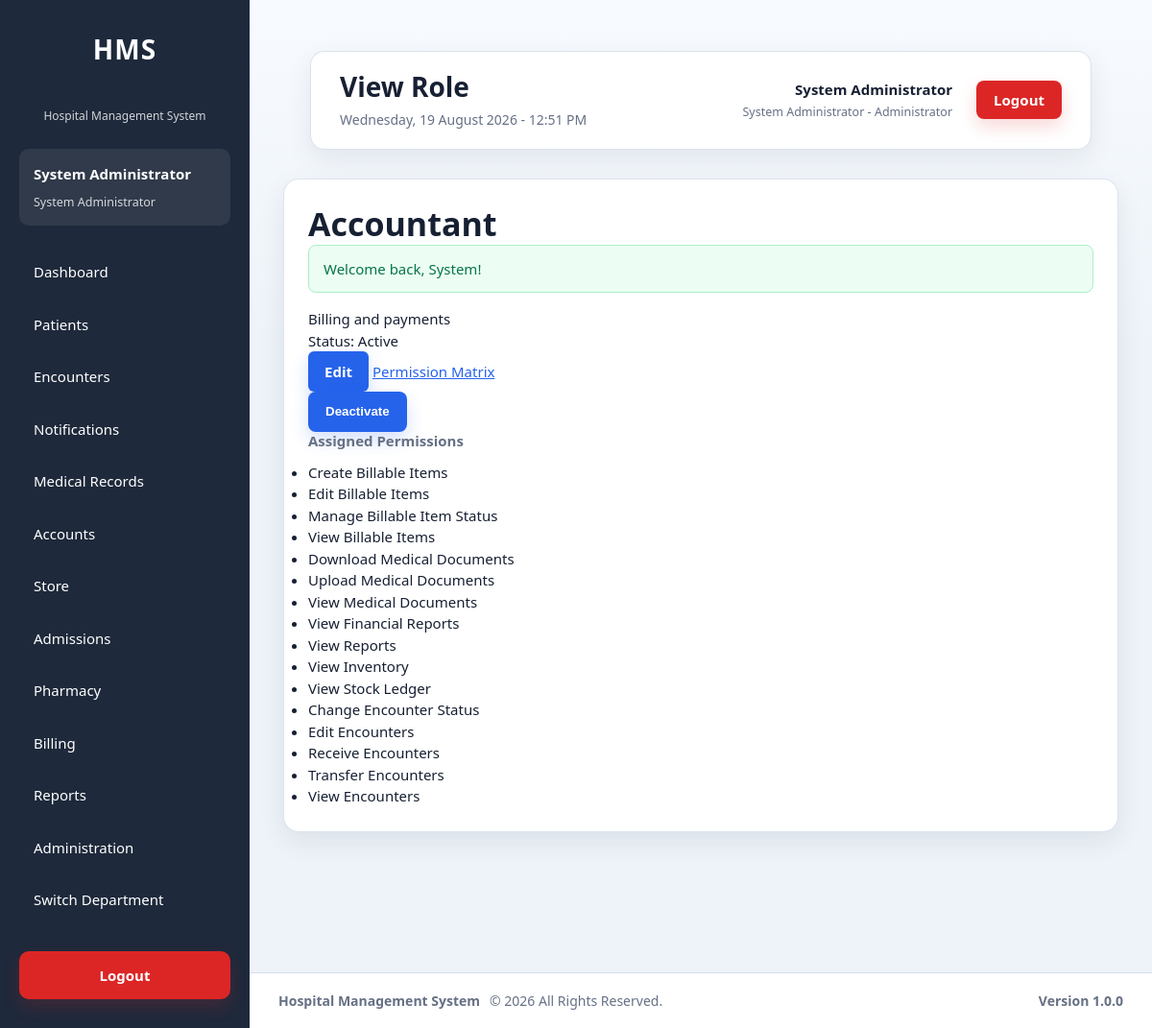
Page /modules/administration/roles/view.php?id=11 (signed in) on the committed database.
### tables this page shows
CREATE TABLE `roles` (
  `id` int(11) NOT NULL AUTO_INCREMENT,
  `role_name` varchar(100) NOT NULL,
  `description` text DEFAULT NULL,
  `is_active` tinyint(1) NOT NULL DEFAULT 1,
  `created_at` timestamp NOT NULL DEFAULT current_timestamp(),
  `updated_at` timestamp NULL DEFAULT NULL ON UPDATE current_timestamp(),
  PRIMARY KEY (`id`),
  UNIQUE KEY `uq_roles_name` (`role_name`),
  KEY `idx_roles_active` (`is_active`)
);

CREATE TABLE `permissions` (
  `id` int(11) NOT NULL AUTO_INCREMENT,
  `permission_key` varchar(100) NOT NULL,
  `permission_name` varchar(150) NOT NULL,
  `module` varchar(100) NOT NULL,
  `description` text DEFAULT NULL,
  `is_active` tinyint(1) NOT NULL DEFAULT 1,
  `created_at` timestamp NOT NULL DEFAULT current_timestamp(),
  `updated_at` timestamp NULL DEFAULT NULL ON UPDATE current_timestamp(),
  PRIMARY KEY (`id`),
  UNIQUE KEY `uq_permissions_key` (`permission_key`),
  KEY `idx_permissions_module` (`module`),
  KEY `idx_permissions_active` (`is_active`)
);

### modules/administration/partials/bootstrap.php (called while the page is built, shortened)
<?php
require_once __DIR__ . '/../../../config/auth.php';
require_once __DIR__ . '/../../../config/database.php';
require_once __DIR__ . '/../../../config/helpers.php';
require_once __DIR__ . '/../../../services/RoleService.php';
require_once __DIR__ . '/../../../services/PermissionService.php';
require_once __DIR__ . '/../../../services/UserDepartmentService.php';
$permissionService = new PermissionService($pdo);
$roleService = new RoleService($pdo);

### services/RoleService.php (called while the page is built, shortened)
<?php
class RoleService
{
    private PDO $pdo;
    public function __construct(PDO $pdo)
    {
        $this->pdo = $pdo;
    }
    public function getRole(int $roleId): ?array
    {
        $stmt = $this->pdo->prepare('
            SELECT id, role_name, description, is_active, created_at, updated_at
            FROM roles
            WHERE id = :id
            LIMIT 1
        ');
        $stmt->execute([':id' => $roleId]);
        $role = $stmt->fetch(PDO::FETCH_ASSOC);
        return $role ?: null;
    }
}

### config/helpers.php (called while the page is built, shortened)
<?php
function e($value): string
{
    return htmlspecialchars(
        (string)$value,
        ENT_QUOTES,
        'UTF-8'
    );
}

### services/PermissionService.php (called while the page is built, shortened)
<?php
class PermissionService
{
    private PDO $pdo;
    public function __construct(PDO $pdo, ?SettingsService $settingsService = null)
    {
        $this->pdo = $pdo;
    }
    public function getRolePermissions(int $roleId): array
    {
        $stmt = $this->pdo->prepare('
            SELECT p.id, p.permission_key, p.permission_name, p.module,
                   p.description, p.is_active
            FROM permissions p
            INNER JOIN role_permissions rp ON rp.permission_id = p.id
            WHERE rp.role_id = :role_id
            ORDER BY p.module, p.permission_name
        ');
        $stmt->execute([':role_id' => $roleId]);
        return $stmt->fetchAll(PDO::FETCH_ASSOC);
    }
}

### modules/administration/roles/view.php (the view, shortened to what this page needs)
<?php
require_once __DIR__ . '/../partials/bootstrap.php';
$roleId = (int)($_GET['id'] ?? 0);
$role = $roleService->getRole($roleId);
$permissions = $permissionService->getRolePermissions($roleId);
$success = $_SESSION['success_message'] ?? null;
require_once __DIR__ . '/../../../layouts/header.php';
require_once __DIR__ . '/../../../layouts/sidebar.php';
?>
<main class="content">
    <?php require_once __DIR__ . '/../../../layouts/navbar.php'; ?>
    <section class="card">
        <h2><?= e($role['role_name']) ?></h2>
        <?php if ($success): ?><p class="alert alert-success"><?= e($success) ?></p><?php endif; ?>
        <p><?= e((string)$role['description']) ?></p>
        <p>Status: <?= !empty($role['is_active']) ? 'Active' : 'Inactive' ?></p>
        <p><a class="btn-primary" href="edit.php?id=<?= $roleId ?>">Edit</a> <a href="../permissions/matrix.php?role_id=<?= $roleId ?>">Permission Matrix</a></p>
        <form method="POST" action="action.php">
            <button name="action" value="<?= !empty($role['is_active']) ? 'deactivate' : 'activate' ?>">
                <?= !empty($role['is_active']) ? 'Deactivate' : 'Activate' ?>
            </button>
        </form>
        <h3>Assigned Permissions</h3>
        <ul><?php foreach ($permissions as $permission): ?><li><?= e($permission['permission_name']) ?></li><?php endforeach; ?></ul>
    </section>
</main>
<?php require_once __DIR__ . '/../../../layouts/footer.php'; ?>

### assets/css/dashboard.css (style rules this page uses)
* { margin:0; padding:0; box-sizing:border-box; }
:root { --primary:#2563eb; --primary-dark:#1d4ed8; --success:#16a34a; --warning:#f59e0b; --danger:#dc2626; --sidebar:#1e293b; --sidebar-hover:#334155; --background:#f4f7fb; --white:#ffffff; --border:#dbe4ee; --text:#1e293b; --text-light:#64748b; --shadow:0 10px 25px rgba(0,0,0,.06); }
body { font-family: "Segoe UI", Tahoma, Geneva, Verdana, Arial, sans-serif; background:var(--background); color:var(--text); }
.content { flex:1; padding:35px; }
.content { width:100%; max-width:1540px; margin:0 auto; padding:28px; }
.card, .departments, .activity { border:1px solid rgba(214,224,236,.85); border-radius:var(--radius); box-shadow:var(--shadow-soft); }
.card { padding:22px; margin-bottom:18px; }
button, .btn-primary, .btn-secondary, .btn-danger, .actions a, .quick-actions a { border-radius:var(--radius-sm); }
:root { --primary:#2563eb; --primary-dark:#1d4ed8; --primary-soft:#eff6ff; --accent:#0891b2; --surface:#ffffff; --surface-soft:#f8fafc; --background:#eef3f9; --border:#d6e0ec; --border-strong:#b9c7d8; --text:#172033; --text-light:#667085; --radius:8px; --radius-sm:6px; --shadow:0 10px 28px rgba(15,23,42,.08); --shadow-soft:0 3px 12px rgba(15,23,42,.06); --focus-ring:0 0 0 4px rgba(37,99,235,.16); }
html { min-width:320px; -webkit-text-size-adjust:100%; }
body { background: linear-gradient(180deg,#f7fbff 0%,var(--background) 360px), var(--background); color:var(--text); font-size:15px; line-height:1.5; }
a { color:var(--primary); }
.card, .departments, .activity, .stat-card { border:1px solid rgba(214,224,236,.85); border-radius:var(--radius); background:var(--surface); box-shadow:var(--shadow-soft); }
.card h2, .card h3, .card h4 { color:var(--text); line-height:1.25; }
.card h3 { font-size:17px; margin-bottom:14px; }
button, .btn-primary, .btn-secondary, .btn-danger, .btn-sm, .actions a, .quick-actions a { display:inline-flex; align-items:center; justify-content:center; min-height:42px; gap:8px; border:1px solid transparent; border-radius:var(--radius-sm); padding:10px 16px; font-weight:750; line-height:1.2; text-decoration:none; cursor:pointer; transition:transform .16s ease, box-shadow .16s ease, background-color .16s ease, border-color .16s ease; }
button, .btn-primary, .actions a, .quick-actions a { background:var(--primary); color:#fff; box-shadow:0 8px 18px rgba(37,99,235,.2); }
.alert, .alert-success, .alert-danger, .empty-state { border-radius:var(--radius); padding:13px 15px; margin-bottom:16px; border:1px solid var(--border); }
.alert-success { background:#ecfdf3; color:#067647; border-color:#abefc6; }
.card { background:var(--white); border-radius:16px; padding:25px; box-shadow:var(--shadow); }
.card h3 { color:var(--text-light); font-size:15px; margin-bottom:12px; }
.card h2 { font-size:34px; }
button { cursor:pointer; border:none; border-radius:8px; padding:12px 18px; background:var(--primary); color:white; transition:.3s; }

### rows in the picture
roles: role_name "Accountant", description "Billing and payments"
permissions: permission_name "Create Billable Items"
permissions: permission_name "Edit Billable Items"
permissions: permission_name "Manage Billable Item Status"
permissions: permission_name "View Billable Items"
permissions: permission_name "Download Medical Documents"
permissions: permission_name "Upload Medical Documents"
permissions: permission_name "View Medical Documents"
permissions: permission_name "View Financial Reports"
permissions: permission_name "View Reports"
permissions: permission_name "View Inventory"
permissions: permission_name "View Stock Ledger"
permissions: permission_name "Change Encounter Status"
permissions: permission_name "Edit Encounters"
permissions: permission_name "Receive Encounters"
permissions: permission_name "Transfer Encounters"
permissions: permission_name "View Encounters"

### other values in the picture
$currentUser['first_name'] "System"
$currentUser['last_name'] "Administrator"
$currentUser['role_name'] "System Administrator"
$pageTitle "View Role"
$currentUser['active_department_name'] "Administrator"
$success "Welcome back, System!"
